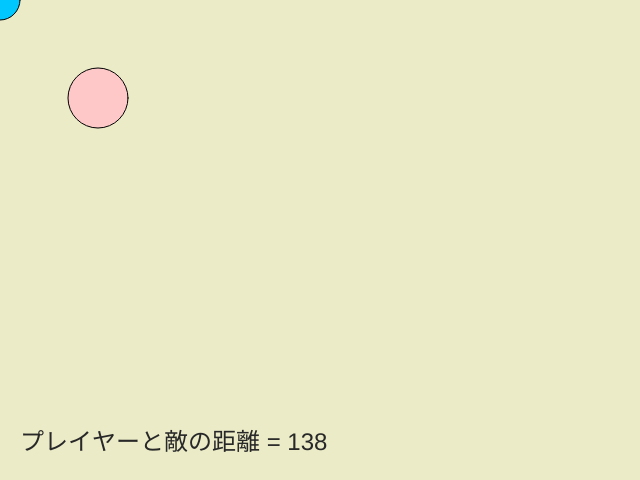
Frame 1 (no input)
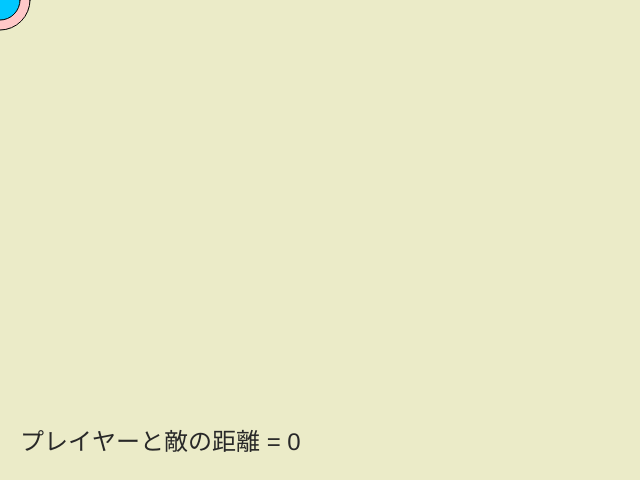
Frame 60 (no input)
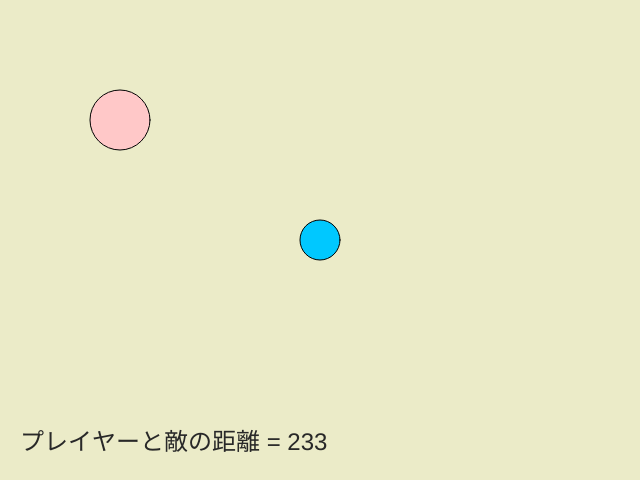
Frame 120 (the mouse pressed at the canvas centre since frame 60)

The p5.js sketch that drew these frames (run headless with seeded random() and noise() and a simulated clock; from frame 60 on, the mouse is pressed at the canvas centre):

// p5.js sketch
// ── sketch.js
let enemyX = 100;
let enemyY = 100;

const PLAYER_SIZE = 40;
const ENEMY_SIZE = 60;
const ENEMY_SPEED = 2;
const HIT_DISTANCE = (PLAYER_SIZE + ENEMY_SIZE) / 2;  // 両者の半径の合計が接触距離

function setup() {
  const canvas = createCanvas(640, 480);
}

function draw() {
  background(235, 235, 200);

  const playerX = mouseX;
  const playerY = mouseY;

  if (enemyX < playerX) {
    enemyX += ENEMY_SPEED;
  }
  else if (enemyX > playerX) {
    enemyX -= ENEMY_SPEED;
  }
  if (enemyY < playerY) {
    enemyY += ENEMY_SPEED;
  }
  else if (enemyY > playerY) {
    enemyY -= ENEMY_SPEED;
  }


  // 2 点間の距離は、三平方の定理により求められる
  const distance = Math.sqrt(Math.pow(playerX - enemyX, 2) + Math.pow(playerY - enemyY, 2));

  // 敵の描画
  if (Math.floor(distance) == 1) {
    fill(255, 0, 0);
    circle(enemyX, enemyY, ENEMY_SIZE);
  }
  else {
    fill(255, 200, 200);
    circle(enemyX, enemyY, ENEMY_SIZE);
  }

  // プレイヤーの描画
  fill(0, 200, 255);
  circle(playerX, playerY, PLAYER_SIZE);

  // デバッグ情報
  fill(40, 40, 40);
  textSize(24);
  text('プレイヤーと敵の距離 = ' + Math.floor(distance), 20, 450);
}
